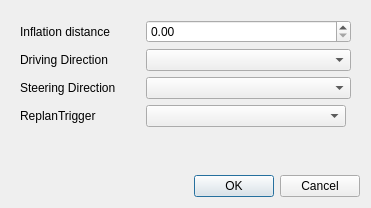
<?xml version="1.0" encoding="UTF-8"?>
<ui version="4.0">
 <class>GeomReplanDialog</class>
 <widget class="QDialog" name="GeomReplanDialog">
  <property name="geometry">
   <rect>
    <x>0</x>
    <y>0</y>
    <width>371</width>
    <height>208</height>
   </rect>
  </property>
  <property name="minimumSize">
   <size>
    <width>370</width>
    <height>200</height>
   </size>
  </property>
  <property name="windowTitle">
   <string>Dialog</string>
  </property>
  <layout class="QVBoxLayout" name="verticalLayout">
   <item>
    <widget class="QWidget" name="widget" native="true">
     <layout class="QFormLayout" name="formLayout">
      <item row="1" column="1">
       <widget class="QDoubleSpinBox" name="InflationDistanceSpinBox">
        <property name="singleStep">
         <double>0.100000000000000</double>
        </property>
       </widget>
      </item>
      <item row="1" column="0">
       <widget class="QLabel" name="InflationDistanceLabel">
        <property name="text">
         <string>Inflation distance</string>
        </property>
       </widget>
      </item>
      <item row="3" column="0">
       <widget class="QLabel" name="DrivingDirectionLabel">
        <property name="text">
         <string>Driving Direction</string>
        </property>
       </widget>
      </item>
      <item row="5" column="0">
       <widget class="QLabel" name="ReplanTriggerLabel">
        <property name="minimumSize">
         <size>
          <width>120</width>
          <height>0</height>
         </size>
        </property>
        <property name="text">
         <string>ReplanTrigger</string>
        </property>
       </widget>
      </item>
      <item row="5" column="1">
       <widget class="QComboBox" name="ReplanTriggerComboBox">
        <property name="maximumSize">
         <size>
          <width>200</width>
          <height>16777215</height>
         </size>
        </property>
       </widget>
      </item>
      <item row="3" column="1">
       <widget class="QComboBox" name="DrivingDirectionComboBox"/>
      </item>
      <item row="4" column="0">
       <widget class="QLabel" name="SteeringDirectionLabel">
        <property name="text">
         <string>Steering Direction</string>
        </property>
       </widget>
      </item>
      <item row="4" column="1">
       <widget class="QComboBox" name="SteeringDirectionComboBox"/>
      </item>
     </layout>
    </widget>
   </item>
   <item>
    <widget class="QDialogButtonBox" name="buttonBox">
     <property name="orientation">
      <enum>Qt::Horizontal</enum>
     </property>
     <property name="standardButtons">
      <set>QDialogButtonBox::Cancel|QDialogButtonBox::Ok</set>
     </property>
    </widget>
   </item>
  </layout>
 </widget>
 <resources/>
 <connections>
  <connection>
   <sender>buttonBox</sender>
   <signal>accepted()</signal>
   <receiver>GeomReplanDialog</receiver>
   <slot>accept()</slot>
   <hints>
    <hint type="sourcelabel">
     <x>248</x>
     <y>254</y>
    </hint>
    <hint type="destinationlabel">
     <x>157</x>
     <y>274</y>
    </hint>
   </hints>
  </connection>
  <connection>
   <sender>buttonBox</sender>
   <signal>rejected()</signal>
   <receiver>GeomReplanDialog</receiver>
   <slot>reject()</slot>
   <hints>
    <hint type="sourcelabel">
     <x>316</x>
     <y>260</y>
    </hint>
    <hint type="destinationlabel">
     <x>286</x>
     <y>274</y>
    </hint>
   </hints>
  </connection>
 </connections>
</ui>
